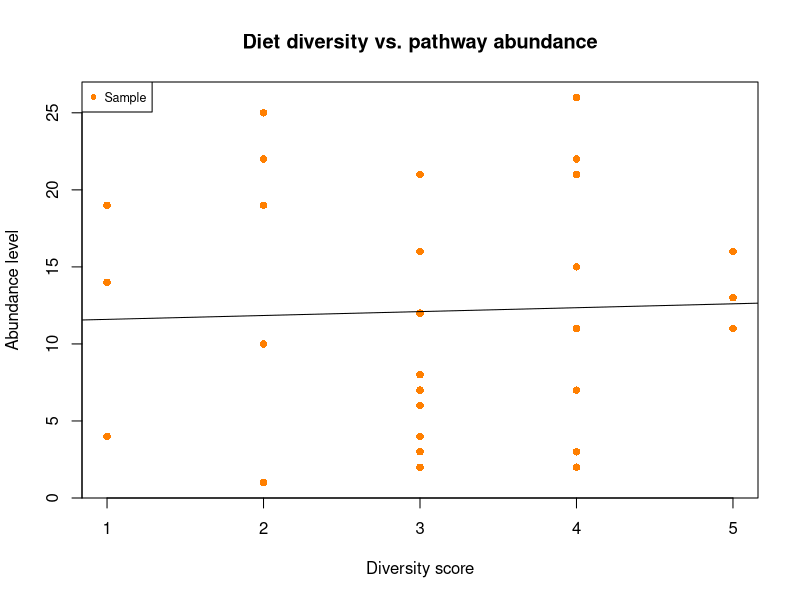

The R script that drew this image:
#    Final project - Group 16
#    MICE 5035 Personal Microbiome Analysis
#    12 December 2023
#
#    Run with:
#        Rscript create_scatterplot.r

# Get metadata
map <- read.delim("./map.txt", as.is=FALSE, row=1)

# Get path abundance data
pathway_abundance <- read.delim("./path_abundance.txt")

# Get food categories used to calculate diversity score
categories <- c("num_types_fruit_Cat", "num_types_veg_Cat", "seafood_per_week_Cat", "serv_whole_grains_fruits_veg_Cat", "serve_dairy_Cat", "serve_fermented_Cat")

# Get columns of identified pathways only
remove_columns <- c("sample_id", "UNMAPPED", "UNINTEGRATED", "UNINTEGRATED.unclassified", "sample_id.1")
selected_pathways <- pathway_abundance[, !(colnames(pathway_abundance) %in% remove_columns)]

# Initialize dictionary of pathway counts
sig_pathways <- rep(0, length(selected_pathways))
sig_pathways <- setNames(sig_pathways, colnames(selected_pathways))

# For each category, check if pathway is significant
# If yes, increment its count
wilcox_df <- data.frame(category=character(),pathway=character(),p_value=integer(),is_significant=logical())
for (cat in categories) {
  map[[cat]] <- factor(map[[cat]],levels=c("High","Low"))
  table(map[[cat]])
  ix <- map[[cat]] == "High"
  high_samples <- map$sample_id[ix]
  for (col in colnames(selected_pathways)) {
    pathway <- selected_pathways[[col]]
    results <- wilcox.test(selected_pathways[high_samples, col], ties.method="average", exact=FALSE)
    # Checks if the column is all zeros, meaning the pathway doesn't appear in any sample
    # Also checks if p-value is significant
    # Also checks that p-value is not NA
    if (sum(pathway) > 0 && results$p.value < 0.05 && !is.na(results$p.value)) {
      sig_pathways[col] <- sig_pathways[col] + 1
      wilcox_df <- rbind(wilcox_df,c(cat,col,results$p.value,TRUE))
    }
    else {
      wilcox_df <- rbind(wilcox_df,c(cat,col,results$p.value,FALSE))
    }
  }
}
# Convert dictionary to data frame
# Remove 0 and NA values
sig_pathways_df <- data.frame(pathway=names(sig_pathways),count=sig_pathways)
sig_pathways_df <- sig_pathways_df[sig_pathways_df$count > 0 & !is.na(sig_pathways_df$count),]

# Initialize dictionary of pathway counts per sample
pathway_counts_per_sample <- rep(0, length(map$sample_id))
pathway_counts_per_sample <- setNames(pathway_counts_per_sample, map$sample_id)
for (pathway in sig_pathways_df$pathway) {
  for (id in map$sample_id) {
    if (selected_pathways[id, pathway] > 0) {
      pathway_counts_per_sample[id] <- pathway_counts_per_sample[id] + 1
    }
  }
}
# Convert dictionary to data frame
# Remove NA values
sample_pathways_df <- data.frame(sample_id=names(pathway_counts_per_sample),count=pathway_counts_per_sample)
sample_pathways_df <- sample_pathways_df[!is.na(sample_pathways_df$count),]

# Create a scatter plot of diet diversity vs. pathway abundance
plot(map$diversity_score,sample_pathways_df$count,main="Diet diversity vs. pathway abundance",xlab="Diversity score",ylab="Abundance level",col="darkorange1",pch=16)
legend("topleft",legend="Sample",c="darkorange1",pch=16,cex=0.75)
abline(lm(sample_pathways_df$count ~ map$diversity_score))

# Save data frames to csv files
colnames(wilcox_df) <- c("category","pathway","p_value","is_significant")
write.csv(wilcox_df,"./wilcox_df.csv",row.names=FALSE,quote=FALSE)
write.csv(sig_pathways_df,"./sig_pathways_df.csv",row.names=FALSE,quote=FALSE)
write.csv(sample_pathways_df,"./sample_pathways_df.csv",row.names=FALSE,quote=FALSE)

# Save pathways with a significant p-value (< 0.005) to csv file
significant <- subset(wilcox_df,is_significant==TRUE,select=-is_significant)
write.csv(significant,"./wilcox_significant_df.csv",row.names=FALSE,quote=FALSE)
